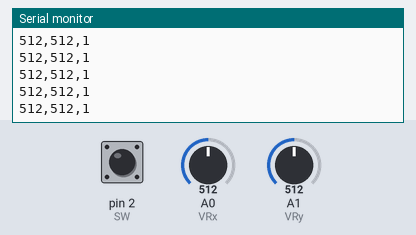
Bench run of a sketch on a simulated Arduino Uno, built with avr-gcc and run on an emulated ATmega328P. On the bench: the last lines printed to the serial monitor. The test bench sets the inputs (shaded band); at power-on: A1 (VRy) = 512, A0 (VRx) = 512, pin 2 (SW) HIGH.

Above: at 4.2 s.
4.3 s: A1 (VRy) set to 985
At 5.2 s:
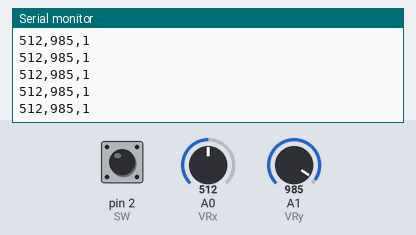
7.3 s: A1 (VRy) set to 1014
At 7.8 s:
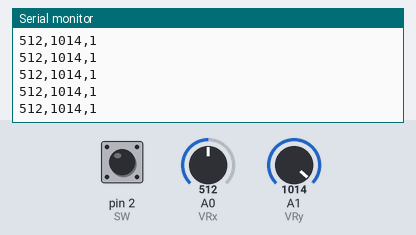
11.9 s: A0 (VRx) set to 109
At 12.6 s:
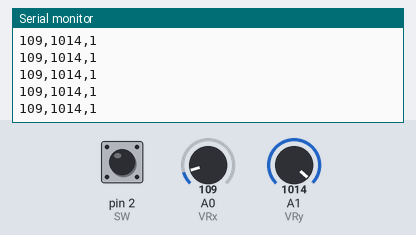
14.9 s: A0 (VRx) set to 92
At 15.6 s:
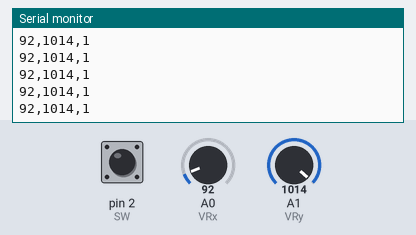
Timing chart, 0 to 17.4 s (numbered marks = the images above; inputs shaded):
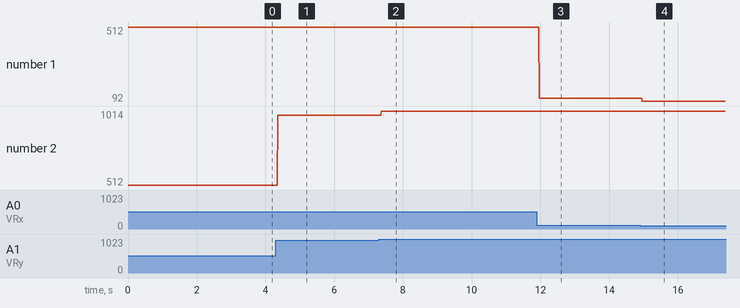

Measured:
- after the input at 4.3 s, the serial monitor: prints a new line after 0.06 s (image 1)
- after the input at 7.3 s, the serial monitor: prints a new line after 0.07 s (image 2)
- after the input at 11.9 s, the serial monitor: prints a new line after 0.06 s (image 3)
- after the input at 14.9 s, the serial monitor: prints a new line after 0.07 s (image 4)
- plotted number 1: 512 → 109 after the input at 11.9 s, 109 → 92 after the input at 14.9 s
- plotted number 2: 512 → 985 after the input at 4.3 s, 985 → 1014 after the input at 7.3 s

The sketch:

ide_code.ino
```cpp
int VRx = A0;
int VRy = A1;
int SW = 2;

void setup() {
  Serial.begin(9600);
  pinMode(SW, INPUT_PULLUP);
}

void loop() {
  int x = analogRead(VRx);
  int y = analogRead(VRy);
  int button = digitalRead(SW);

  Serial.print(x);
  Serial.print(",");
  Serial.print(y);
  Serial.print(",");
  Serial.println(button);

  delay(10);
}
```
